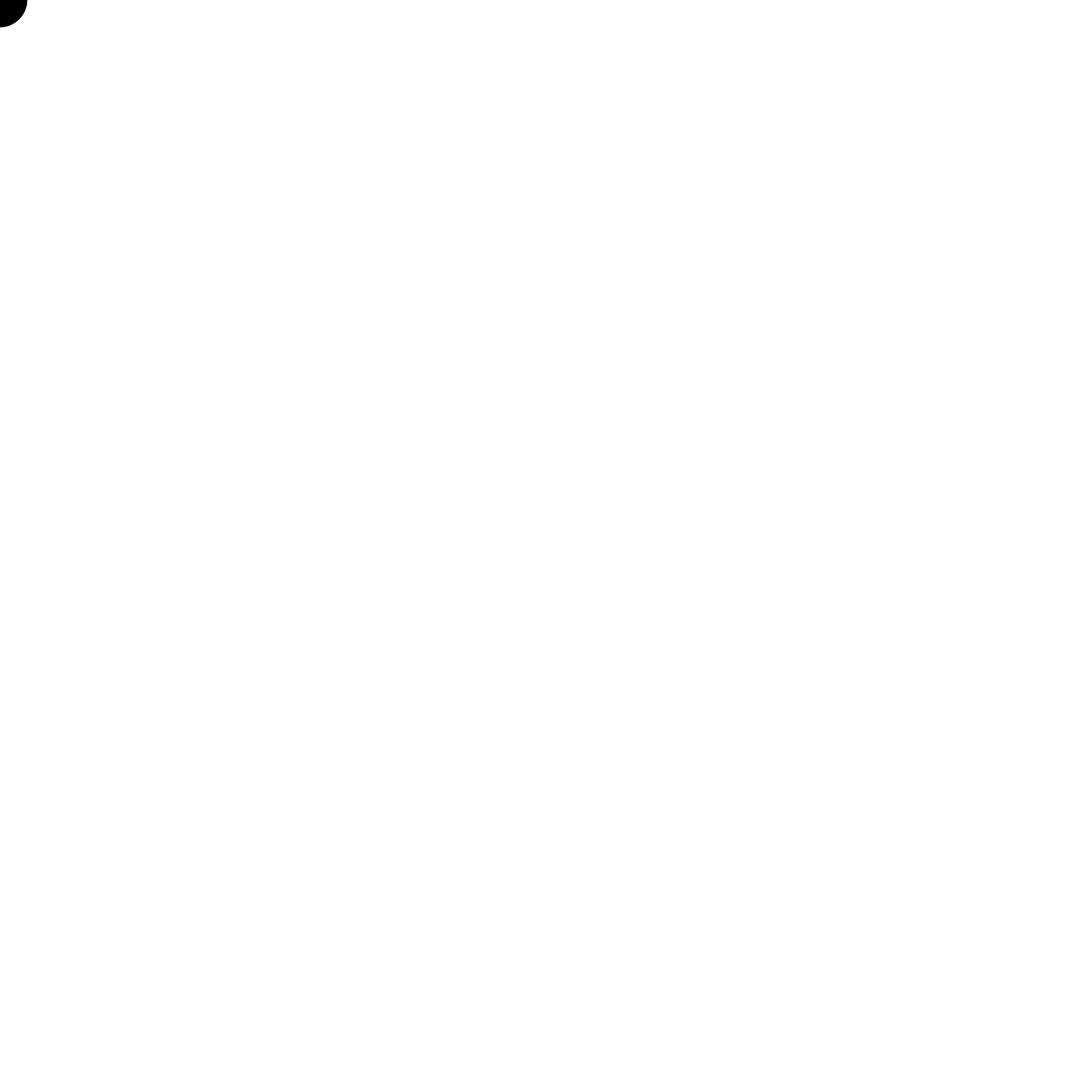
Frame 1 (no input)
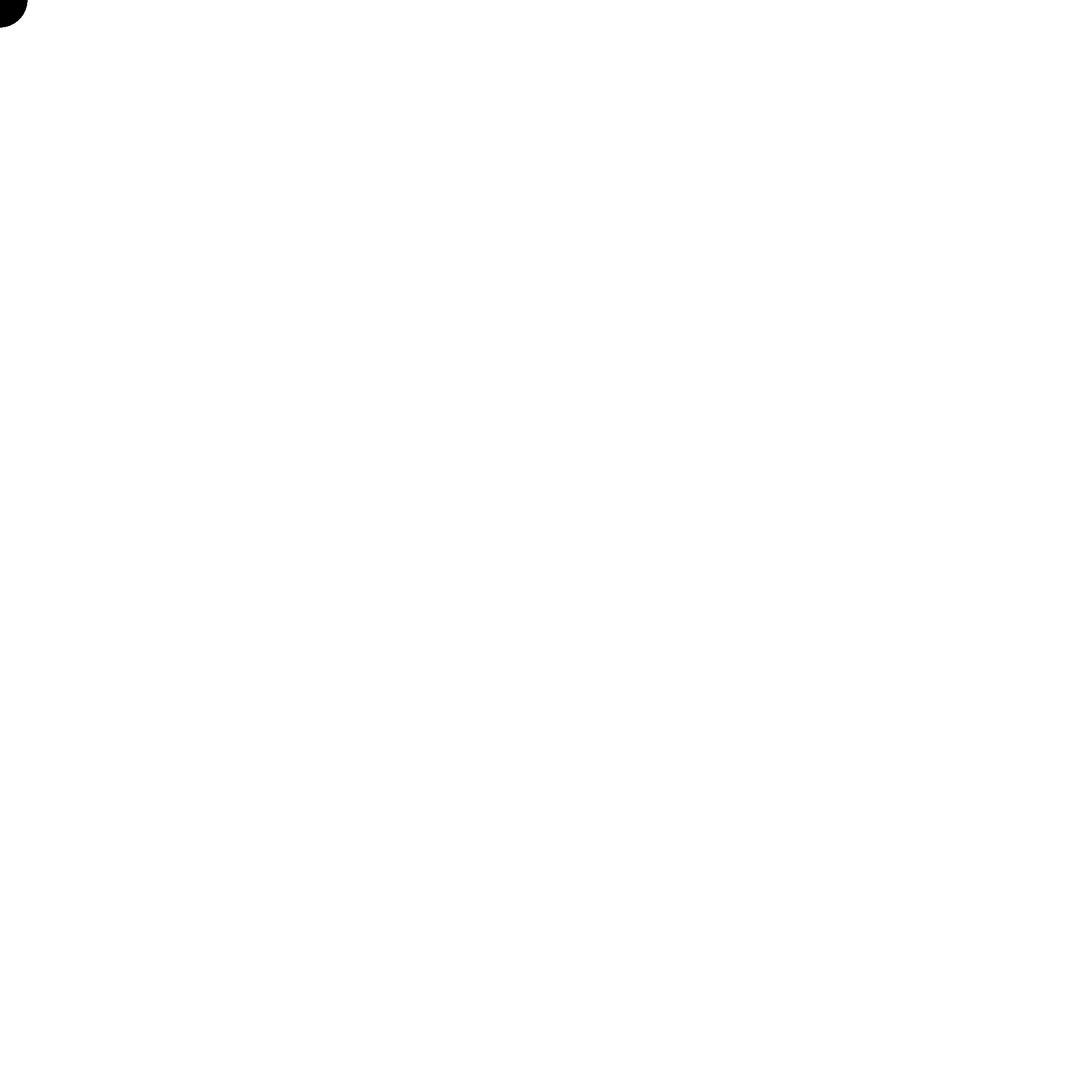
Frame 60 (no input)
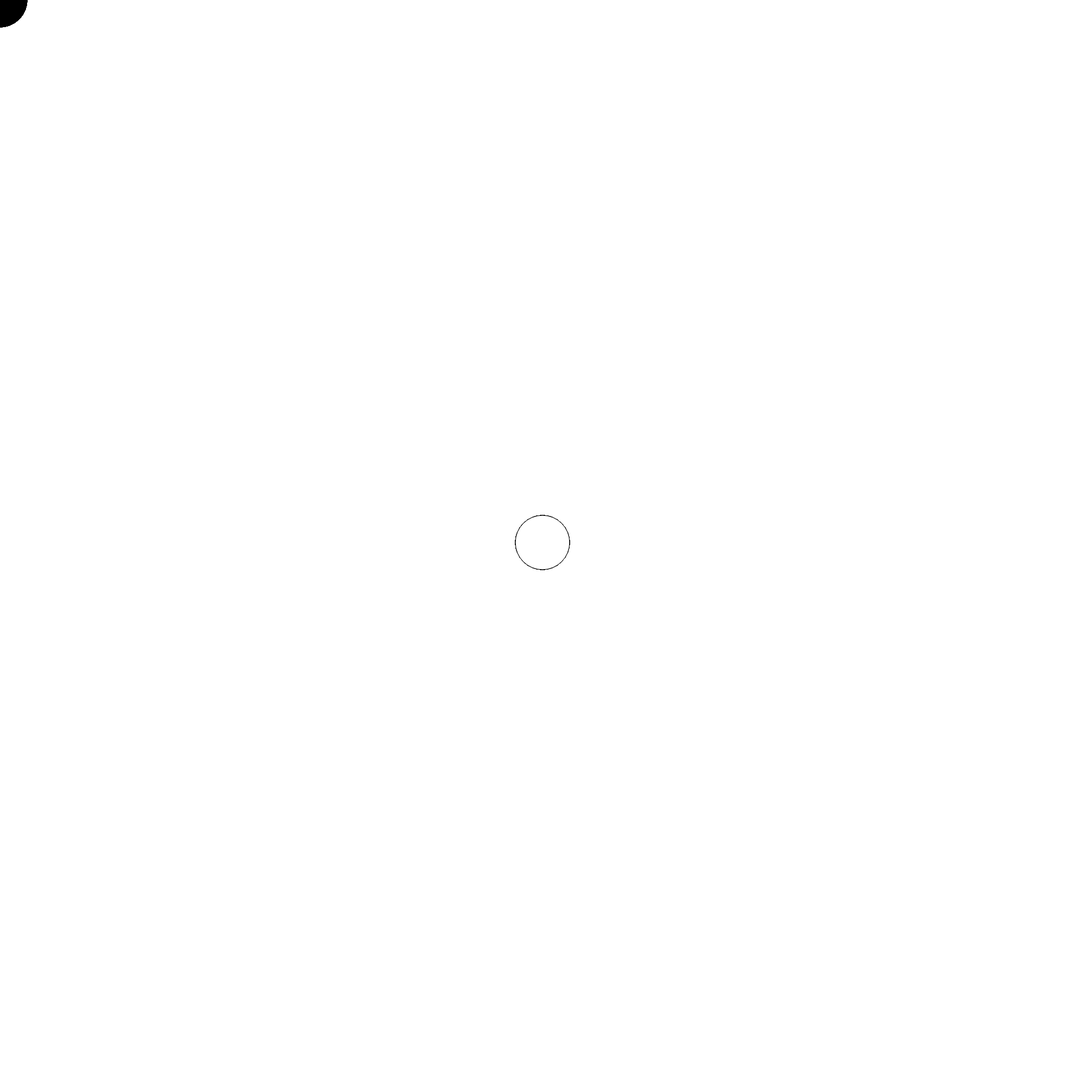
Frame 120 (the mouse pressed at the canvas centre since frame 60)

The p5.js sketch that drew these frames (run headless with seeded random() and noise() and a simulated clock; from frame 60 on, the mouse is pressed at the canvas centre):

// p5.js sketch
// ── sketch.js
function setup() {
  // put setup code here

  createCanvas(2000,2000);
}

function draw() {
  // put drawing code here
fill(mouseX)
  ellipse(mouseX, mouseY, 100, 100) ;
}
